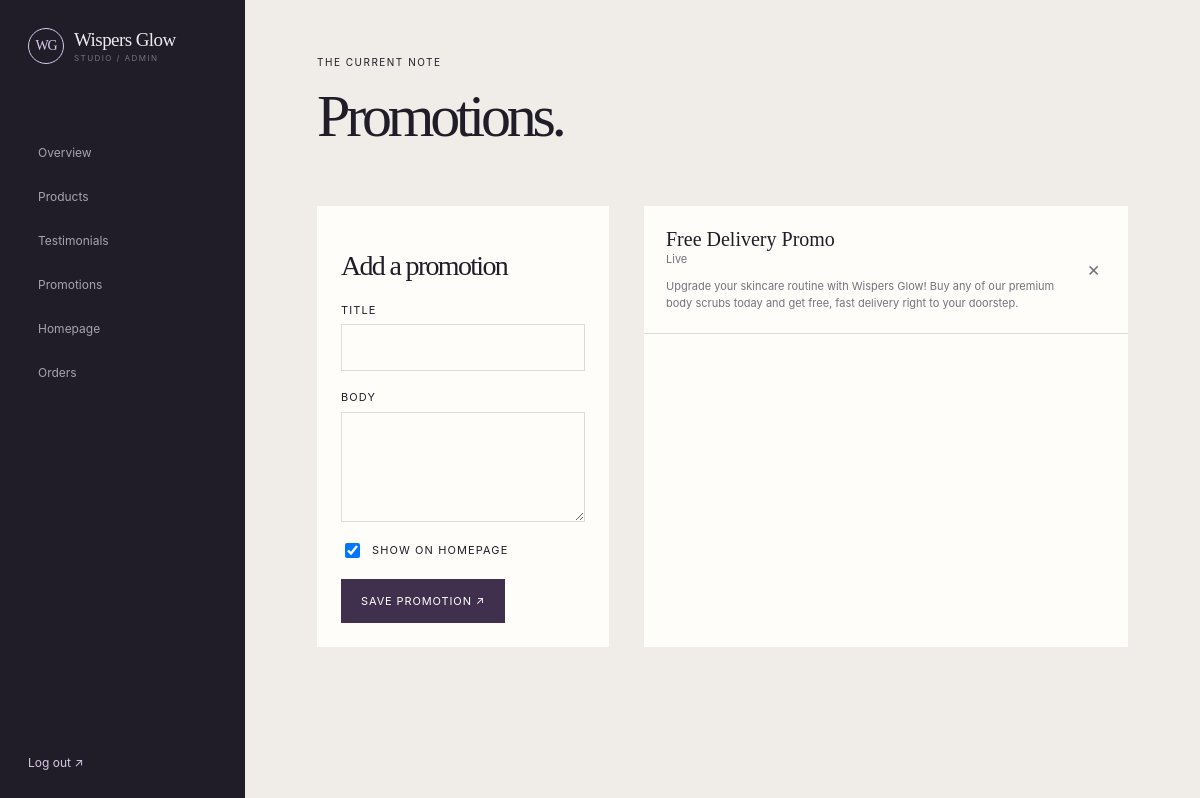
Page /admin/promotions (signed in) on the committed database.
### app/models.py (models this page shows)
class Promotion(db.Model):
    id = db.Column(db.Integer, primary_key=True)
    title = db.Column(db.String(160), nullable=False)
    body = db.Column(db.Text, nullable=False)
    enabled = db.Column(db.Boolean, default=True)
    created_at = db.Column(db.DateTime, default=datetime.utcnow)

### app/admin.py (the view)
@admin_bp.route("/promotions", methods=["GET", "POST"])
@admin_required
def promotions():
    if request.method == "POST":
        if csrf_valid():
            db.session.add(Promotion(title=request.form.get("title", "").strip(), body=request.form.get("body", "").strip(), enabled=request.form.get("enabled") == "on"))
            db.session.commit()
            flash("Promotion saved.", "success")
        return redirect(url_for("admin.promotions"))
    return render_template("admin/promotions.html", promotions=Promotion.query.order_by(Promotion.created_at.desc()).all(), csrf_token=csrf_token())

### app/__init__.py (called while the page is built)
def _cart():
    from flask import session
    return {str(key): int(value) for key, value in session.get("cart", {}).items()}

### app/models.py (called while the page is built)
    def as_dict(self):
        return {
            "hero_title": self.hero_title,
            "hero_subtitle": self.hero_subtitle,
            "hero_eyebrow": self.hero_eyebrow,
            "hero_button": self.hero_button,
            "hero_image": self.hero_image,
            "delivery_enabled": self.delivery_enabled,
            "delivery_text": self.delivery_text,
            "before_title": self.before_title,
            "before_description": self.before_description,
            "before_image": self.before_image,
            "after_image": self.after_image,
            "about_title": self.about_title,
            "about_body": self.about_body,
            "whatsapp_number": self.whatsapp_number,
        }

### app/utils.py (called while the page is built)
def csrf_token():
    if "csrf_token" not in session:
        session["csrf_token"] = secrets.token_urlsafe(24)
    return session["csrf_token"]

def admin_required(view):
    @wraps(view)
    def wrapped(*args, **kwargs):
        if not session.get("admin_id"):
            return redirect(url_for("auth.login", next=request.path))
        return view(*args, **kwargs)
    return wrapped

### app/templates/admin/promotions.html
{% extends "admin/base.html" %}{% block content %}<div class="admin-header"><div><span class="section-index">THE CURRENT NOTE</span><h1>Promotions.</h1></div></div><div class="admin-split"><form class="studio-form form-card" method="post"><input type="hidden" name="csrf_token" value="{{ csrf_token }}"><h2>Add a promotion</h2><label>Title<input name="title" required></label><label>Body<textarea name="body" rows="4" required></textarea></label><label class="check"><input type="checkbox" name="enabled" checked> Show on homepage</label><button class="button button-dark">Save promotion ↗</button></form><div class="admin-table">{% for item in promotions %}<div class="admin-row simple"><div><strong>{{ item.title }}</strong><small>{{ 'Live' if item.enabled else 'Hidden' }}</small><p>{{ item.body }}</p></div><form method="post" action="{{ url_for('admin.promotion_delete', promotion_id=item.id) }}"><input type="hidden" name="csrf_token" value="{{ csrf_token }}"><button class="remove-button">×</button></form></div>{% endfor %}</div></div>{% endblock %}

### app/static/css/style.css (style rules this page uses)
:root { --ink:#201d28;--muted:#77717d;--paper:#f7f4ef;--white:#fffdf9;--lilac:#d8c8e8; --plum:#40304e;--line:rgba(32,29,40,.15);--acid:#b4d1bd;--serif:Georgia,"Times New Roman",serif; --sans:Inter,ui-sans-serif,system-ui,-apple-system,BlinkMacSystemFont,"Segoe UI",sans-serif; }
* { box-sizing:border-box }
html { scroll-behavior:smooth }
body { margin:0;color:var(--ink);background:var(--paper);font-family:var(--sans);font-size:15px;line-height:1.5 }
button,input,textarea { font:inherit }
button { cursor:pointer }
.eyebrow,.section-index,.footer-label { font-size:10px;letter-spacing:.15em;text-transform:uppercase }
.button { border:0;display:inline-flex;gap:18px;align-items:center;justify-content:center;padding:14px 20px;font-size:11px;letter-spacing:.08em;text-transform:uppercase;transition:transform .2s,background .2s }
.button-dark { background:var(--plum);color:#fff }
h2 { font:clamp(40px,5vw,74px)/.95 var(--serif);letter-spacing:-.06em;margin:18px 0 28px }
.remove-button { border:0;background:none;font-size:20px;color:var(--muted) }
.admin-body { background:#f0ede8;display:grid;grid-template-columns:245px 1fr;min-height:100vh }
.admin-header { display:flex;justify-content:space-between;align-items:end;margin-bottom:46px }
.admin-header h1 { font:clamp(44px,5vw,72px)/.95 var(--serif);letter-spacing:-.07em;margin:15px 0 }
.admin-table { background:var(--white) }
.admin-row { display:grid;grid-template-columns:70px 1fr 180px 70px 25px;align-items:center;gap:18px;padding:13px 18px;border-bottom:1px solid var(--line) }
.admin-row strong,.admin-row small { display:block }
.admin-row strong { font:20px var(--serif) }
.admin-row small,.admin-row p,.status { font-size:11px;color:var(--muted) }
.admin-row.simple { grid-template-columns:1fr 25px;padding:22px }
.admin-row.simple p { margin-bottom:0 }
.studio-form { max-width:1000px }
.studio-form h2,.form-card h2 { font:28px var(--serif);margin:20px 0 }
.studio-form label { display:grid;gap:6px;font-size:11px;text-transform:uppercase;letter-spacing:.1em;margin-bottom:18px }
.studio-form input,.studio-form textarea { border:1px solid var(--line);background:var(--white);padding:12px;outline-color:var(--plum);font-size:14px;text-transform:none;letter-spacing:0 }
.form-card { background:var(--white);padding:24px }
.check { display:flex!important;grid-template-columns:18px 1fr!important;align-items:center;gap:9px!important }
.check input { width:15px;height:15px }
.admin-split { display:grid;grid-template-columns:.65fr 1.35fr;gap:35px }

### rows in the picture
Promotion: title "Free Delivery Promo", enabled "Live", body "Upgrade your skincare routine with Wispers Glow! Buy any of our premium body scrubs today and get free, fast delivery right to your doorstep."
